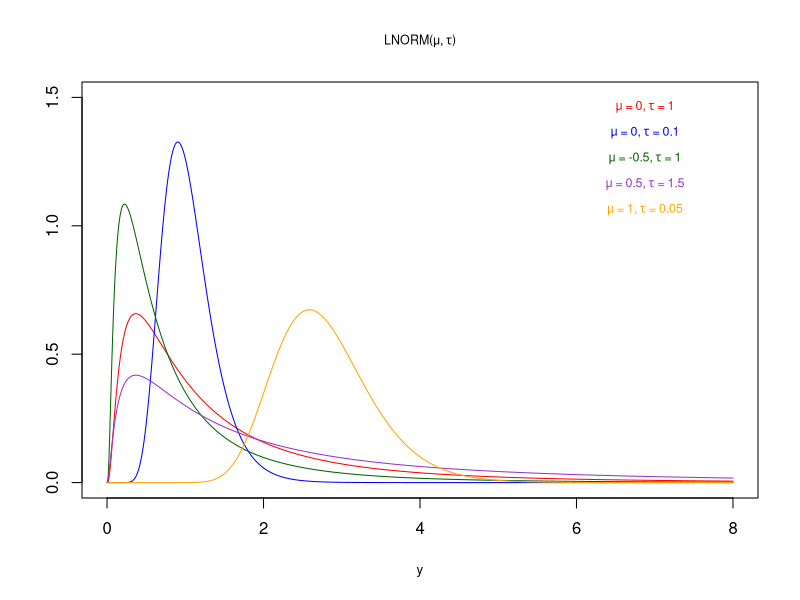
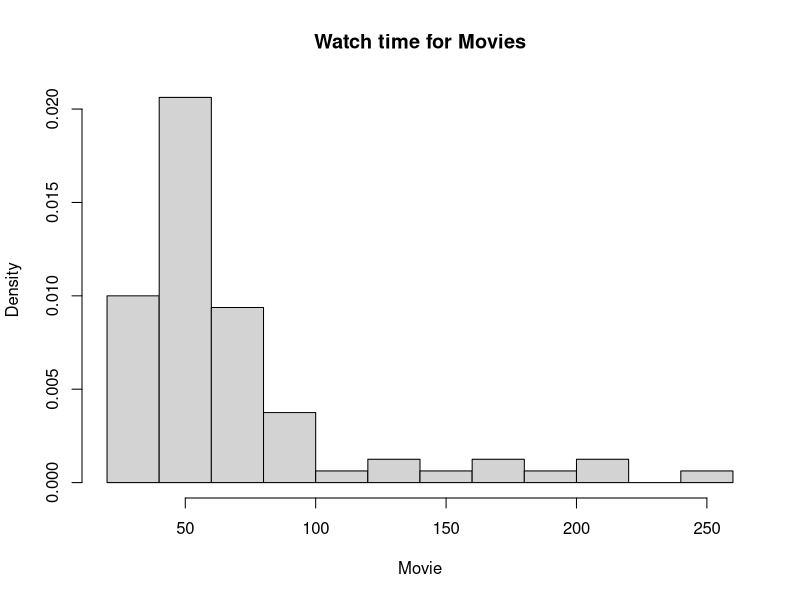
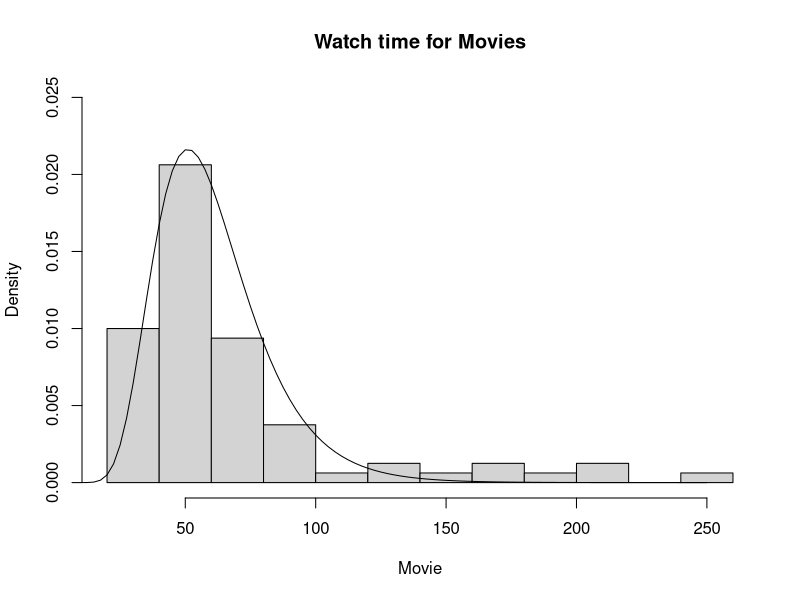
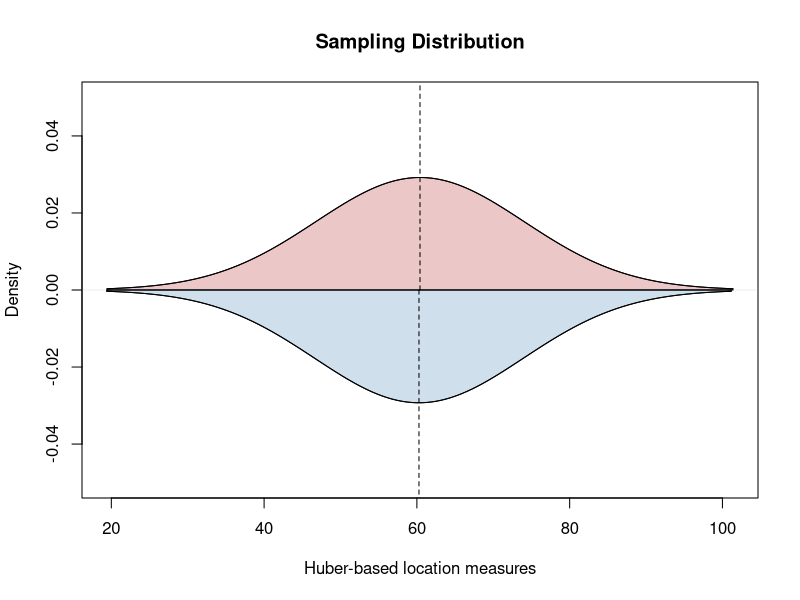
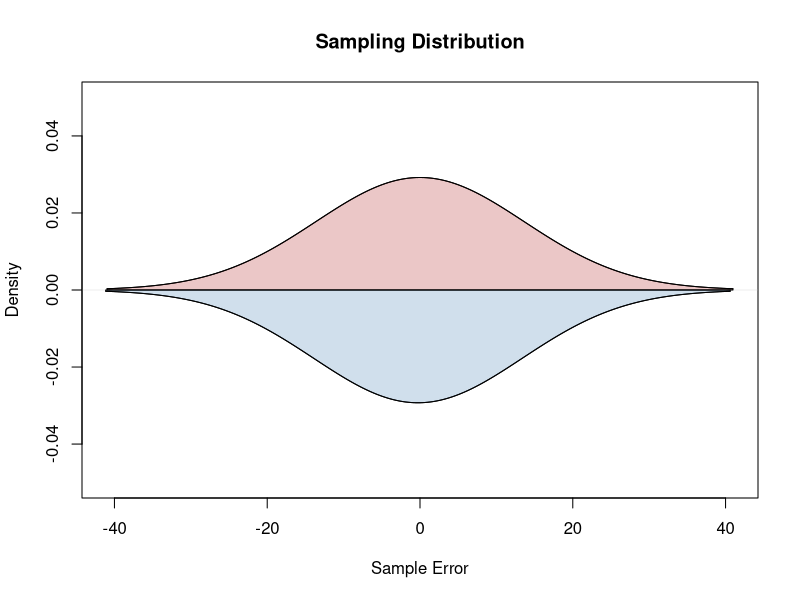

These figures' R source, in order:
## ---- chunk 1
knitr::opts_chunk$set(echo = TRUE, warning = FALSE)
## ---- chunk 2
library(knitr)
#opts_chunk$set(tidy.opts=list(width.cutoff=70),tidy=TRUE)
## ---- chunk 3
plot(x = seq(0,8,0.005), y = dlnorm(x = seq(0,8,0.005), meanlog = 0, sdlog = 1), type = "l", col = "red", xlab = "y", ylab = "", ylim = c(0, 1.5), main = expression(paste("LNORM(\u03BC, ",tau,")")), cex.main = 0.75, cex.lab = 0.8)
text(x = 6.875, y = 1.4, bquote("\u03BC = 0,"~tau~"= 1"), col = "red", pos = 3, cex = 0.75)
lines(x = seq(0,8,0.005), y = dlnorm(x = seq(0,8,0.005), meanlog = 0, sdlog = sqrt(0.1)), col = "blue")
text(x = 6.875, y = 1.3, bquote("\u03BC = 0,"~tau~"= 0.1"), col = "blue", pos = 3, cex = 0.75)
lines(x = seq(0,8,0.005), y = dlnorm(x = seq(0,8,0.005), meanlog = -0.5, sdlog = 1), col = "darkgreen")
text(x = 6.875, y = 1.2, bquote("\u03BC = -0.5,"~tau~"= 1"), col = "darkgreen", pos = 3, cex = 0.75)
lines(x = seq(0,8,0.005), y = dlnorm(x = seq(0,8,0.005), meanlog = 0.5, sdlog = sqrt(1.5)), col = "darkorchid")
text(x = 6.875, y = 1.1, bquote("\u03BC = 0.5,"~tau~"= 1.5"), col = "darkorchid", pos = 3, cex = 0.75)
lines(x = seq(0,8,0.005), y = dlnorm(x = seq(0,8,0.005), meanlog = 1, sdlog = sqrt(0.05)), col = "orange")
text(x = 6.875, y = 1, bquote("\u03BC = 1,"~tau~"= 0.05"), col = "orange", pos = 3, cex = 0.75)
## ---- chunk 4
netflix <- read.csv("netflix.csv")

movies <- subset(netflix, movie == "Yes")
hours <- sapply(movies$hours_viewed, FUN = function(x) {
  x / 1000000
})
hist(hours, main="Watch time for Movies", xlab="Movie", ylab="Density",prob=TRUE)
## ---- chunk 5
M1 <- sum(hours)/length(hours)
M2 <- sum(hours^2)/length(hours)

mu <- 2*log(M1) - 1/2*log(M2)
tau <- log(M2) - 2 * log(M1)

print(paste0("mu: ", mu))
print(paste0("tau: ", tau))
## ---- chunk 6
createLogNormPsiFns <- function(y) {
  N <- length(y)
  psi <- function(theta) {
    mu <- theta[1]
    tau <- theta[2]
    c(sum(log(y) - mu)/tau, -N/(2*tau) + sum((log(y) - mu)^2)/(2*tau^2))
  }
  psiPrime <- function(theta) {
    mu <- theta[1]
    tau <- theta[2]
    val = matrix(0, nrow=2, ncol=2)
    val[1,1] = -N/tau
    val[1,2] = -sum(log(y)-mu)/(tau^2)
    val[2,1] = -sum(log(y)-mu)/(tau^2)
    val[2,2] = N/(2*tau^2) - sum((log(y) - mu)^2)/(tau^3)
    return(val)
  }
  list(psi=psi, psiPrime=psiPrime)
}
## ---- chunk 7
NewtonRaphsonPrint <- function(theta, psiFn, psiPrimeFn, dim, testConvergenceFn = testConvergence, 
                          maxIterations = 10, tolerance = 1e-06, relative = FALSE) {
  if (missing(theta)) {
    ## need to figure out the dimensionality
    if (missing(dim)) {
      dim <- length(psiFn())
    }
    theta <- rep(0, dim)
  }
  converged <- FALSE
  i <- 0
  while (!converged & i <= maxIterations) {
    ## added line to output estimates at each iteration
    print(paste0("Iteration ", i, ": Estimate for mu is ", round(theta[1],4), 
                 ", and estimate for tau is ", round(theta[2], 4), "."))
    thetaNew <- theta - solve(psiPrimeFn(theta), psiFn(theta))
    converged <- testConvergenceFn(thetaNew, theta, tolerance = tolerance, 
                                   relative = relative)
    
    theta <- thetaNew
    i <- i + 1
  }
  ## Return last value and whether converged or not
  list(theta = theta, converged = converged, iteration = i, fnValue = psiFn(theta))
}
testConvergence <- function(thetaNew, thetaOld, tolerance = 1e-10, relative = FALSE) {
  sum(abs(thetaNew - thetaOld)) < if (relative)
  tolerance * sum(abs(thetaOld)) else tolerance
}
psiFns <- createLogNormPsiFns(y=hours)
psi <- psiFns$psi
psiPrime <- psiFns$psiPrime
theta <- c(mu, tau)
NewtonRaphsonPrint(theta, psi, psiPrime, dim=2)
## ---- chunk 8
theta <- c(mu, 0.3)
NewtonRaphsonPrint(theta,psi,psiPrime,dim=2)
## ---- chunk 9
hist(hours, main="Watch time for Movies", xlab="Movie", ylab="Density",prob=TRUE,
     ylim=c(0,0.025))
curve(dlnorm(x, meanlog=mu, sdlog=tau),from=0,to=250,add=TRUE)
## ---- chunk 10
getTheta <- function(y, x, wt) {
  theta <- numeric(length = 2)
  ybarw <- sum(wt * y)/sum(wt)
  xbarw <- sum(wt * x)/sum(wt)
  theta[1] <- ybarw - (sum(wt * (x - xbarw) * y)/sum(wt * (x - xbarw)^2)) *
  (xbarw)
  theta[2] <- sum(wt * (x - xbarw) * y)/sum(wt * (x - xbarw)^2)
  ## return theta
  theta
}
getResids <- function(y, x, wt, theta) {
  xbar <- mean(x)
  alpha <- theta[1]
  beta <- theta[2]
  ## resids are
  y - alpha - beta * x
}
## ---- chunk 11
getWeights <- function(resids, rhoPrimeFn, delta = 1e-12) {
  ## for calculating weights, minimum |residual| will be delta
  smallResids <- abs(resids) <= delta
  ## take care to preserve sign (in case rhoPrime not symmetric)
  resids[smallResids] <- delta * ifelse(resids[smallResids] >= 0, 1, -1)
  ## calculate and return weights
  rhoPrimeFn(resids)/resids
}
## ---- chunk 12
huber.fn <- function(r, k=25) {
  val = r^2/2
  subr = abs(r) > k
  val[subr] = k * (abs(r[subr]) - k/2)
  return(val)
}
huber.fn.prime <- function(resid, k = 25) {
  val = resid
  subr = abs(resid) > k
  val[subr] = k * sign(resid[subr])
  return(val)
}

irls <- function(y, x, theta, rhoPrimeFn,
  dim = 2, delta = 1E-10,
  testConvergenceFn = testConvergence,
  maxIterations = 100, # maximum number of iterations
  tolerance = 1E-6, # parameters for the test
  relative = FALSE # for convergence function
) {
  if (missing(theta)) {
    theta <- rep(0, dim)
  }
  ## Initialize
  converged <- FALSE
  i <- 0
  N <- length(y)
  wt <- rep(1,N)
  ## LOOP
  while (!converged & i <= maxIterations) {
    ## get residuals
    resids <- getResids(y, x, wt, theta)
    ## update weights (should check for zero resids)
    wt <- getWeights(resids, rhoPrimeFn, delta)
    ## solve the least squares problem
    thetaNew <- getTheta(y, x, wt)
    ##
    ## Check convergence
    converged <- testConvergenceFn(thetaNew, theta,
    tolerance = tolerance,
    relative = relative)
    ## Update iteration
    theta <- thetaNew
    i <- i + 1
  }
  ## Return last value and whether converged or not
  list(theta = theta, converged = converged, iteration = i)
}

movies <- subset(netflix, movie == "Yes")
series <- subset(netflix, movie == "No")

alpha_ls <- (sum(series$hours_viewed) / 1000000)/length(series)
beta_ls <- sum((movies$hours_viewed / 1000000))/length(movies) - alpha_ls

result <- irls(netflix$hours_viewed / 1000000, c(0,1), theta=c(alpha_ls, beta_ls),
               rhoPrimeFn=huber.fn.prime, maxIterations=100)

print(result)
## ---- chunk 13
alphas <- c()
betas <- c()
for (i in 1:1000) {
  while(TRUE) {
    sam <- netflix[sample(nrow(netflix), 100),]
    cnt <- sum(sam$movie == "Yes")
    if (cnt == 20) {
      break
    }
  }
  movies <- subset(sam, movie == "Yes")
  series <- subset(sam, movie == "No")

  alpha_ls <- (sum(series$hours_viewed) / 1000000)/length(series)
  beta_ls <- sum((movies$hours_viewed / 1000000))/length(movies) - alpha_ls
  
  res <- irls(sam$hours_viewed / 1000000, c(0,1), theta=c(alpha_ls, beta_ls),
                 rhoPrimeFn=huber.fn.prime, maxIterations=100)
  alphas <- c(alphas, result$theta[1])
  betas <- c(betas, result$theta[2])
}

plot(density(alphas),ylim=c(-0.05,0.05),main="Sampling Distribution"
     ,xlab="Huber-based location measures")
combined <- density(alphas + betas)
combined$y <- -combined$y
lines(combined)
polygon(c(min(density(alphas)$x), density(alphas)$x, max(density(alphas)$x)),
        c(0,density(alphas)$y, 0), col=adjustcolor("firebrick",0.25))
polygon(c(min(combined$x), combined$x, max(combined$x)),
         c(0,combined$y, 0), col=adjustcolor("steelblue",0.25))

segments(result$theta[1], 0, result$theta[1], 1, lty=2)
segments(result$theta[1] + result$theta[2], 0,
          result$theta[1] + result$theta[2], -1, lty=2)

a <- density(alphas)
a$x <- a$x - result$theta[1]
plot(a,ylim=c(-0.05,0.05), main="Sampling Distribution", 
     xlab="Sample Error")
combined$x <- combined$x - result$theta[1] + result$theta[2]
lines(combined)
polygon(c(min(a$x), a$x, max(a$x)),
        c(0,a$y, 0), col=adjustcolor("firebrick",0.25))
polygon(c(min(combined$x), combined$x, max(combined$x)),
         c(0,combined$y, 0), col=adjustcolor("steelblue",0.25))
## ---- chunk 14
nba <- read.csv("nba.csv")

home <- subset(nba, team_home_away == "home")
advantage <- home$team_score - home$opponent_team_score
## ---- chunk 15
srsSampIndex <- read.table("srsSampIndex.txt")$V1
nba_sample <- home[srsSampIndex,]
## ---- chunk 16
inc_prob <- nrow(nba_sample) / nrow(home)

ht_e <- sum(advantage / inc_prob)
ht_e
## ---- chunk 17
estVarHT <- function(y_u, pi_u, pi_uv){
  ## y_u = an n element array containing the variate values for the sample
  ## pi_u = an n element array containing the (marginal) inclusion probabilities for the sample
  ## pi_uv = an nxn matrix containing the joint inclusion probabilities for the sample
  delta <- pi_uv - outer(pi_u, pi_u)
  estimateVar <-  sum( (delta/pi_uv) * outer(y_u/pi_u,y_u/pi_u) ) 
  return(abs(estimateVar))
}
y <- nba_sample$team_score - nba_sample$opponent_team_score
pi_uv <- (nrow(nba_sample) * (nrow(nba_sample) - 1)) / (nrow(home) * (nrow(home) - 1))
se <- sqrt(estVarHT(y, replicate(nrow(nba_sample), inc_prob), pi_uv) /
       nrow(nba_sample))
se
## ---- chunk 18
print(paste0("[",-1.96 * se + ht_e, "," ,1.96 * se + ht_e, "]"))
## ---- chunk 19
pi_u <- c(rep(1,27),rep(80/794,80))
## ---- chunk 20
pi_uv = matrix(0, nrow=107, ncol=107)
for (i in 1:107) {
  for (j in 1:107) {
    if (i <= 27 && j <= 27) {
      pi_uv[i,j] <- 27*26/27*26
    } else {
      pi_uv[i,j] <- (80*79/794*793)
    }
  }
}
print(pi_uv[c(1,2,106,107), c(1,2,106,107)])
## ---- chunk 21
raps <- subset(home, team_name=="Raptors")
nonraps <- subset(home, team_name!="Raptors")
n1 = 27
N1 = 27
n2 = 80
N2 = 794
n = 107
for (i in 1:5000) {
  sam <- c(raps, nonraps[sample(nrow(nonraps), 80),])
  adv <- sam$team_score - sam$opponent_team_score
  naive_avg <- adv / 107
  ht_e <- sum(adv / pi_u)
  
  sam_var <- sum((adv - naive_avg)^2) / (n-1)
  var_n_avg <- (n2 * N2 - n2) / ((N1 + n2)^2 * (N2 - 1))
  se_n_avg <- sqrt(var_n_avg / n)
  
  se_hte <- sqrt(estVarHT(adv, pi_u, pi_uv) / n)
  
  n_avg_ci <- c(-1.96 * se_n_avg + naive_avg, 1.96 * se_n_avg + naive_avg)
  hte_ci <- c(-1.96 * se_hte + ht_e, 1.96 * se_hte + ht_e)
}

